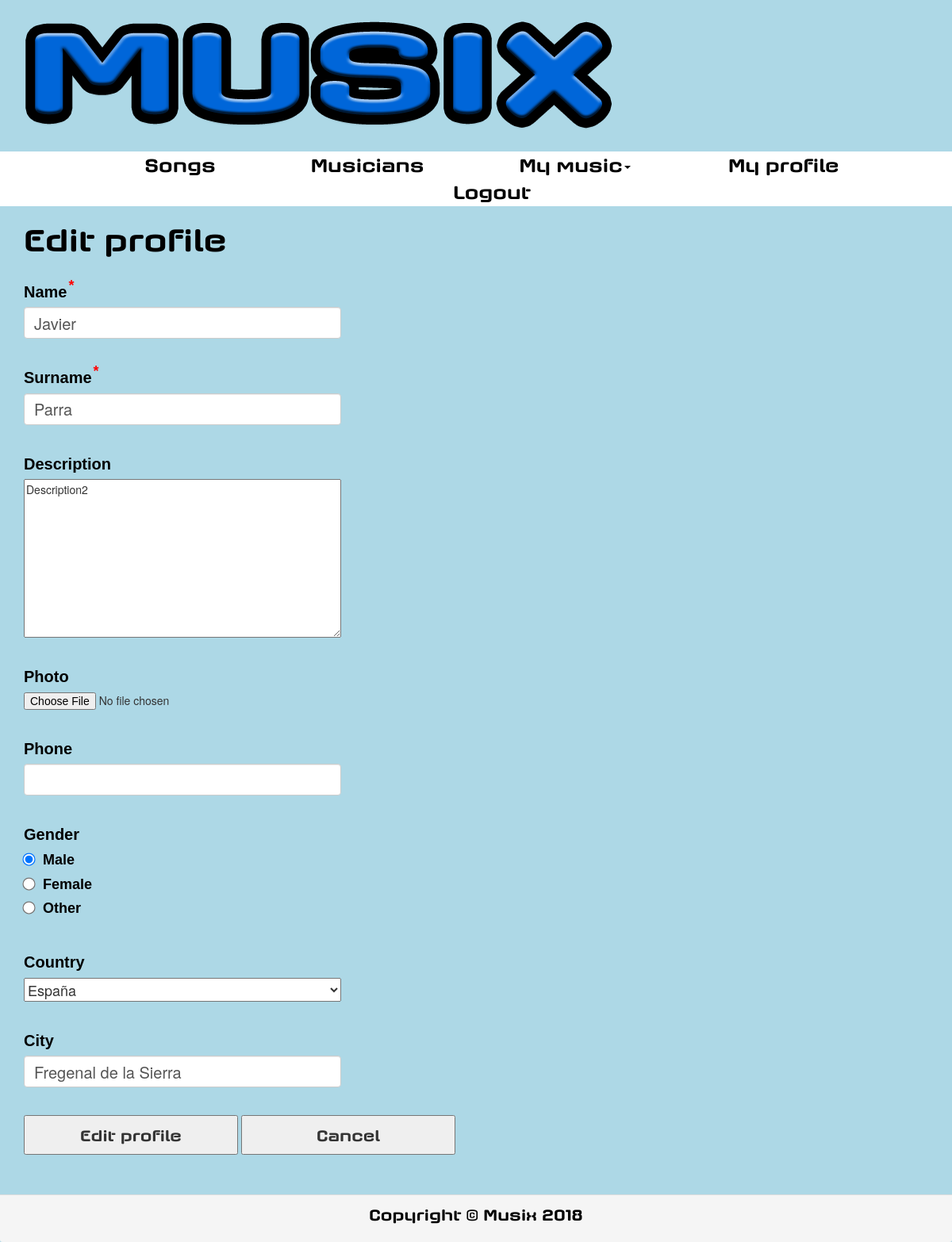
Screenshot of /editProfile/musician2 (signed in) with the database file from the repository.
### main/models.py (models this page shows)
class Actor(models.Model):
    user = models.OneToOneField(User, on_delete=models.CASCADE)
    class Meta:
        abstract = True

class Musician(Actor):
    phone = models.CharField(max_length=20, blank=True)
    gender = models.CharField(max_length=7, blank=True, choices=GENDERS)
    description = models.TextField(max_length=500, blank=True)
    photo = models.ImageField(null=True, blank=True, upload_to='photos')
    country = models.CharField(max_length=100, blank=True, choices=COUNTRIES)
    city = models.CharField(max_length=100, blank=True)
    registrationDate = models.DateField()
    premium = models.BooleanField(default=False, null=False)
    banned = models.BooleanField(default=False, null=False)

### main/views/profile.py (the view)
# urls.py: url(r'^editProfile/(?P<musician_username>\w+)', views.edit_profile,
@login_required(login_url='/login.html')
def edit_profile(request, musician_username):
    try:
        musician = request.user.musician
    except ObjectDoesNotExist:
        raise PermissionDenied
    user = User.objects.get(username=musician_username)
    musician2 = Musician.objects.get(user=user)
    if musician != musician2:
        raise PermissionDenied
    if request.method == "POST":
        form = ProfileEditForm(request.POST, request.FILES)
        if form.is_valid():
            name = form.cleaned_data['name']
            surname = form.cleaned_data['surname']
            description = form.cleaned_data['description']
            photo = form.cleaned_data['photo']
            phone = form.cleaned_data['phone']
            gender = form.cleaned_data['gender']
            country = form.cleaned_data['country']
            city = form.cleaned_data['city']
            service.edit_profile(musician2, name, surname, description, photo,
                                 phone, gender, country, city)
            return HttpResponseRedirect('/profile/'+str(musician.user.username))
    else:
        form = ProfileEditForm(instance=musician2)
    return render(request, "editProfile.html",
                  {'form': form, 'musician': musician2, 'countries': COUNTRIES})

### main/forms.py
class ProfileEditForm(forms.ModelForm):
    name = forms.CharField(label="Name", widget=forms.TextInput, required=True)
    surname = forms.CharField(label="Surname", widget=forms.TextInput,
                              required=True)
    description = forms.CharField(label="Description", widget=forms.Textarea,
                                  required=False)
    gender = forms.CharField(label="Gender",
                             widget=forms.RadioSelect(choices=GENDERS),
                             required=False)
    city = forms.CharField(label="City", widget=forms.TextInput, required=False)
    class Meta:
        model = Musician
        fields = ('name', 'surname', 'phone', 'photo', 'description', 'gender',
                  'country', 'city')

### templates/editProfile.html (shortened to what this page needs)
{% include 'base.html' %}
{% load static %}
<link type="text/css" rel="stylesheet" href="{% static "css/editProfile.css" %}"
      xmlns="http://www.w3.org/1999/html"/>
<div>
    {% include "header.html" %}
</div>
<div>
    {% include "menu.html" %}
</div>
<div>
    <h1 id="titleEditProfile">Edit profile</h1>
</div>
<div>
    <form method="post" enctype="multipart/form-data" action="">
        <div class="form-group">
            <label for="id_name">Name<sup class="sp">*</sup></label>
            <input type="text" name="name" id="id_name" class="form-control" required
            value="{{ musician.user.first_name }}">
        </div>
        <br />
        <div class="form-group">
            <label for="id_surname">Surname<sup class="sp">*</sup></label>
            <input type="text" name="surname" id="id_surname" class="form-control" required
            value="{{ musician.user.last_name }}">
        </div>
        <br />
        <div class="form-group">
            <label for="id_description">Description</label>
            <br>
            <textarea name="photo" id="id_description">{{ musician.description }}</textarea>
        </div>
        <br />
        <div class="form-group" id="divPhoto">
            <label for="id_photo">Photo</label>
            <input type="file" name="photo" id="id_photo">
        </div>
        <br />
        <div class="form-group">
            <label for="id_phone">Phone</label>
            <input type="text" name="phone" id="id_phone" class="form-control"
            value="{{ musician.phone }}">
        </div>
        <br />
        <div class="form-group">
            <label for="id_gender">Gender</label>
            <br>
            {% if musician.gender == "M" %}
                <input type="radio" name="gender" id="id_gender" value="M" checked="checked">
                <label id="gender">Male</label>
                <br>
                <input type="radio" name="gender" id="id_gender" value="F">
                <label id="gender">Female</label>
                <br>
                <input type="radio" name="gender" id="id_gender" value="O">
                <label id="gender">Other</label>
            {% endif %}
        </div>
        <br />
        <div class="form-group">
            <label for="id_country">Country</label>
            <br>
            {{ form.country }}
        </div>
        <br />
        <div class="form-group">
            <label for="id_city">City</label>
            <input type="text" name="city" id="id_city" class="form-control"
            value="{{ musician.city }}">
        </div>
        <br />
        <input type="submit" value="Edit profile" id="buttonEditProfile" />
        <input type="button" value="Cancel" id="buttonCancel"
               onclick="location.href='/profile/{{ musician.user.username }}'"/>
    </form>
</div>
<div>
    {% include "footer.html" %}
</div>

### main/static/css/creative.css (style rules this page uses)
body, html { width: 100%; height: 100%; }
body { font-family: 'Merriweather', 'Helvetica Neue', Arial, sans-serif; }
h1, h2, h3, h4, h5, h6 { font-family: 'Open Sans', 'Helvetica Neue', Arial, sans-serif; }

### main/static/css/base.css (style rules this page uses)
body { background-color: lightblue; }

### main/static/css/editProfile.css (style rules this page uses)
#titleEditProfile { font-family: "Axaxax Rg"; font-size: 40px; color: black; margin-left: 30px; margin-bottom: 30px; }
form { text-align: left; margin-top: 20px; margin-left: 30px; }
label { font-family: "Arial"; font-size: 20px; color: black; }
.sp { color: red; font-size: 18px; margin-left: 2px; }
#id_name, #id_surname, #id_phone, #id_city { width: 400px; height: 40px; font-size: 20px; }
#id_description { width: 400px; height: 200px; }
input[type=radio] { font-size: 20px; transform: scale(1.25); }
#gender { margin-left: 7px; font-size: 18px; }
#id_country { width: 400px; font-size: 18px; }
#buttonEditProfile, #buttonCancel { width: 270px; height: 50px; font-family: "Axaxax Rg"; font-size: 20px; }

### rows the page displays
Musician: name "Javier", surname "Parra", photo "Description2", country "España", city "Fregenal de la Sierra"
